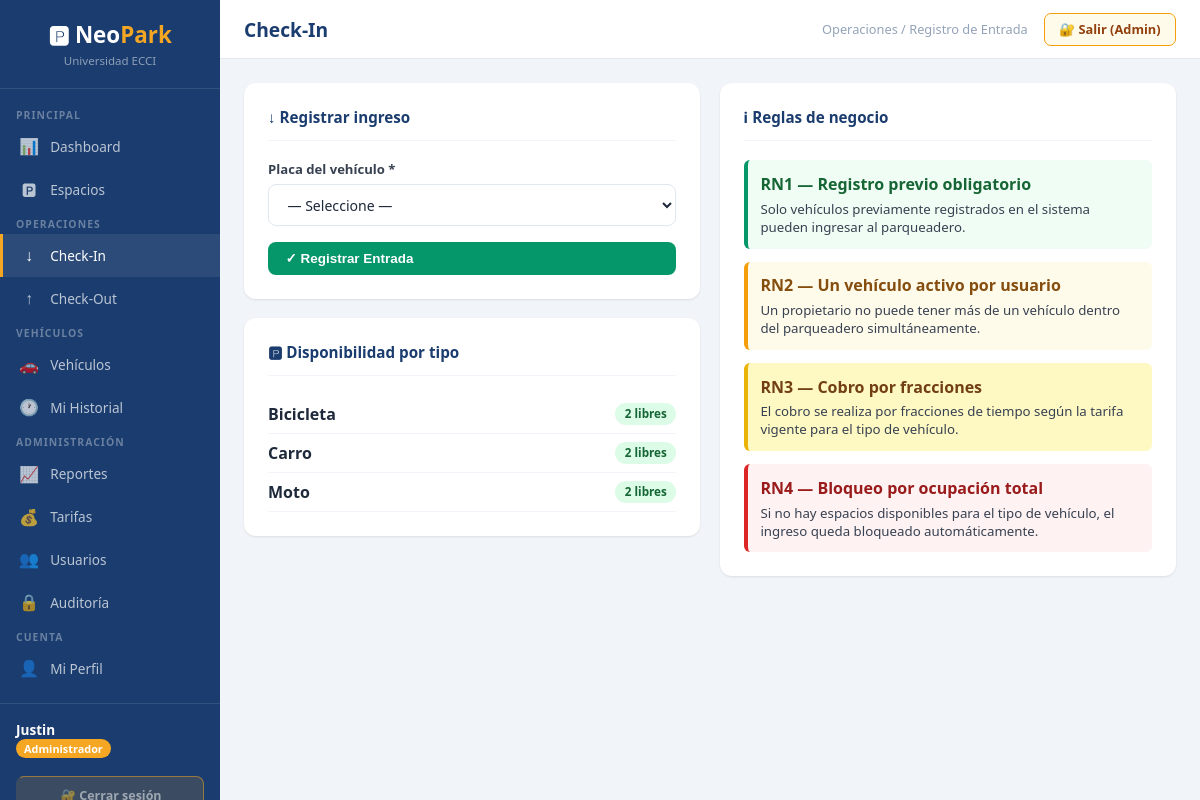
Page /checkin (signed in) on the committed database.
### tables this page shows
CREATE TABLE TIPO_VEHICULO (
            id_tipo INTEGER PRIMARY KEY AUTOINCREMENT,
            nombre_tipo TEXT NOT NULL UNIQUE, descripcion TEXT);

### app.py (the view)
@app.route('/checkin', methods=['GET', 'POST'])
@login_required
@role_required('Administrador', 'Operario')
def checkin():
    if request.method == 'POST':
        placa = request.form['placa'].strip().upper()
        ok, msg, espacio = sp_checkin(placa, session['user_id'])
        flash(('✓ ' if ok else '') + msg, 'success' if ok else 'danger')
        return redirect(url_for('checkin'))
    db = get_db()
    placas      = db.execute("SELECT v.placa,tv.nombre_tipo FROM VEHICULO v JOIN TIPO_VEHICULO tv ON v.id_tipo=tv.id_tipo ORDER BY v.placa").fetchall()
    libres_tipo = db.execute("SELECT tv.nombre_tipo,COUNT(*) as libres FROM ESPACIO e JOIN TIPO_VEHICULO tv ON e.id_tipo=tv.id_tipo WHERE e.disponible=1 GROUP BY tv.nombre_tipo").fetchall()
    db.close()
    return render_template('checkin.html', placas=placas, libres_tipo=libres_tipo)

### app.py (called while the page is built)
def get_db():
    db = sqlite3.connect(DB_PATH, check_same_thread=False)
    db.row_factory = sqlite3.Row
    db.execute("PRAGMA foreign_keys = ON")
    db.execute("PRAGMA journal_mode = WAL")   # Write-Ahead Logging: mejor concurrencia
    return db

def login_required(f):
    @wraps(f)
    def d(*a, **kw):
        if 'user_id' not in session: return redirect(url_for('login'))
        return f(*a, **kw)
    return d

def role_required(*roles):
    def dec(f):
        @wraps(f)
        def d(*a, **kw):
            if session.get('rol') not in roles:
                flash('Sin permisos para esta sección.', 'danger')
                return redirect(url_for('dashboard'))
            return f(*a, **kw)
        return d
    return dec

### templates/checkin.html (shortened to what this page needs)
{% extends 'base.html' %}
{% block page_title %}Check-In{% endblock %}
{% block breadcrumb %}Operaciones / Registro de Entrada{% endblock %}
{% block content %}
<div style="display:grid;grid-template-columns:1fr 1fr;gap:1.2rem">
<div>
<div class="card">
  <div class="card-header"><h3>↓ Registrar ingreso</h3></div>
  <form method="post">
    <div class="form-group">
      <label>Placa del vehículo *</label>
      <select name="placa" required>
        <option value="">— Seleccione —</option>
      </select>
    </div>
    <button class="btn btn-success" style="width:100%" type="submit">✓ Registrar Entrada</button>
  </form>
</div>
<div class="card">
  <div class="card-header"><h3>🅿 Disponibilidad por tipo</h3></div>
  {% for lt in libres_tipo %}
  <div style="display:flex;justify-content:space-between;align-items:center;padding:.5rem 0;border-bottom:1px solid #f1f5f9">
    <span style="font-weight:600">{{ lt.nombre_tipo }}</span>
    <span class="badge badge-libre">{{ lt.libres }} libres</span>
  </div>
  {% endfor %}
</div>
</div>
<div class="card">
  <div class="card-header"><h3>ℹ Reglas de negocio</h3></div>
  <div style="display:flex;flex-direction:column;gap:.8rem">
    <div style="background:#f0fdf4;border-left:4px solid #059669;padding:.8rem;border-radius:6px">
      <strong style="color:#166534">RN1 — Registro previo obligatorio</strong>
      <p style="font-size:.83rem;color:#374151;margin-top:.3rem">Solo vehículos previamente registrados en el sistema pueden ingresar al parqueadero.</p>
    </div>
    <div style="background:#fffbeb;border-left:4px solid #f59e0b;padding:.8rem;border-radius:6px">
      <strong style="color:#854d0e">RN2 — Un vehículo activo por usuario</strong>
      <p style="font-size:.83rem;color:#374151;margin-top:.3rem">Un propietario no puede tener más de un vehículo dentro del parqueadero simultáneamente.</p>
    </div>
    <div style="background:#fef9c3;border-left:4px solid #eab308;padding:.8rem;border-radius:6px">
      <strong style="color:#713f12">RN3 — Cobro por fracciones</strong>
      <p style="font-size:.83rem;color:#374151;margin-top:.3rem">El cobro se realiza por fracciones de tiempo según la tarifa vigente para el tipo de vehículo.</p>
    </div>
    <div style="background:#fef2f2;border-left:4px solid #dc2626;padding:.8rem;border-radius:6px">
      <strong style="color:#991b1b">RN4 — Bloqueo por ocupación total</strong>
      <p style="font-size:.83rem;color:#374151;margin-top:.3rem">Si no hay espacios disponibles para el tipo de vehículo, el ingreso queda bloqueado automáticamente.</p>
    </div>
  </div>
</div>
</div>
{% endblock %}

### templates/base.html (style rules this page uses)
:root { --azul:#1a3c6e;--dorado:#f5a623;--gris:#f1f5f9;--texto:#1e293b;--verde:#059669;--rojo:#dc2626;--naranja:#ea580c;--sidebar:220px }
* { box-sizing:border-box;margin:0;padding:0 }
body { font-family:'Segoe UI',system-ui,sans-serif;background:var(--gris);color:var(--texto);display:flex;min-height:100vh }
.card { background:#fff;border-radius:12px;box-shadow:0 1px 3px rgba(0,0,0,.06),0 1px 2px rgba(0,0,0,.04);padding:1.5rem;margin-bottom:1.2rem }
.card-header { display:flex;align-items:center;justify-content:space-between;margin-bottom:1.2rem;padding-bottom:.8rem;border-bottom:1px solid #f1f5f9 }
.card-header h3 { font-size:.95rem;font-weight:700;color:var(--azul) }
.badge { padding:.2rem .6rem;border-radius:99px;font-size:.73rem;font-weight:700;display:inline-block }
.badge-libre { background:#dcfce7;color:#166534 }
.form-group { margin-bottom:1rem }
label { font-size:.82rem;font-weight:600;color:#374151;display:block;margin-bottom:.35rem }
input,select,textarea { width:100%;padding:.6rem .9rem;border:1.5px solid #e2e8f0;border-radius:8px;font-size:.88rem;font-family:inherit;color:var(--texto);transition:border .15s,box-shadow .15s;background:#fff }
.btn { padding:.55rem 1.1rem;border:none;border-radius:8px;cursor:pointer;font-size:.84rem;font-weight:600;transition:all .15s;text-decoration:none;display:inline-flex;align-items:center;gap:.4rem;white-space:nowrap }
.btn-success { background:var(--verde);color:#fff }

### rows in the picture
TIPO_VEHICULO: nombre_tipo "Bicicleta", libres "2"
TIPO_VEHICULO: nombre_tipo "Carro", libres "2"
TIPO_VEHICULO: nombre_tipo "Moto", libres "2"

### other values in the picture
{{ session.nombre }} "Justin"
{{ session.rol }} "Administrador"
